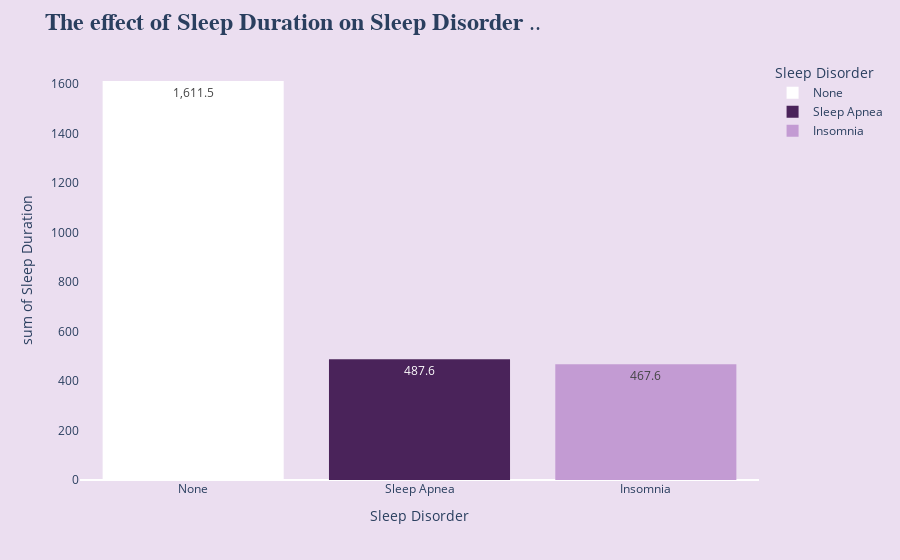

Notebook cell for this chart:
### Code cell
fig=px.histogram(sleep_data,x='Sleep Disorder',y='Sleep Duration',
                 color='Sleep Disorder',color_discrete_sequence=['white','#4A235A','#C39BD3'],
                 text_auto=True)



fig.update_layout(title='<b>The effect of Sleep Duration on Sleep Disorder</b> ..',
                  titlefont={'size': 24,'family': 'Serif'},
                  showlegend=True, 
                  paper_bgcolor='#EBDEF0',
                  plot_bgcolor='#EBDEF0')



fig.update_yaxes(showgrid=False)




fig.show()

### Figure 1 — Plotly figure (JSON) as saved in the notebook; plotly's stock layout.template omitted (floating-point values rounded to 4 significant figures; data arrays with more than 128 entries replaced by an {"elided": "..."} marker saying what was removed)
{"data": [{"alignmentgroup": "True", "bingroup": "x", "histfunc": "sum", "hovertemplate": "Sleep Disorder=%{x}<br>sum of Sleep Duration=%{y}<extra></extra>", "legendgroup": "None", "marker": {"color": "white", "pattern": {"shape": ""}}, "name": "None", "offsetgroup": "None", "orientation": "v", "showlegend": true, "texttemplate": "%{value}", "type": "histogram", "x": {"elided": "219 str values"}, "xaxis": "x", "y": {"elided": "219 float values"}, "yaxis": "y"}, {"alignmentgroup": "True", "bingroup": "x", "histfunc": "sum", "hovertemplate": "Sleep Disorder=%{x}<br>sum of Sleep Duration=%{y}<extra></extra>", "legendgroup": "Sleep Apnea", "marker": {"color": "#4A235A", "pattern": {"shape": ""}}, "name": "Sleep Apnea", "offsetgroup": "Sleep Apnea", "orientation": "v", "showlegend": true, "texttemplate": "%{value}", "type": "histogram", "x": ["Sleep Apnea", "Sleep Apnea", "Sleep Apnea", "Sleep Apnea", "Sleep Apnea", "Sleep Apnea", "Sleep Apnea", "Sleep Apnea", "Sleep Apnea", "Sleep Apnea", "Sleep Apnea", "Sleep Apnea", "Sleep Apnea", "Sleep Apnea", "Sleep Apnea", "Sleep Apnea", "Sleep Apnea", "Sleep Apnea", "Sleep Apnea", "Sleep Apnea", "Sleep Apnea", "Sleep Apnea", "Sleep Apnea", "Sleep Apnea", "Sleep Apnea", "Sleep Apnea", "Sleep Apnea", "Sleep Apnea", "Sleep Apnea", "Sleep Apnea", "Sleep Apnea", "Sleep Apnea", "Sleep Apnea", "Sleep Apnea", "Sleep Apnea", "Sleep Apnea", "Sleep Apnea", "Sleep Apnea", "Sleep Apnea", "Sleep Apnea", "Sleep Apnea", "Sleep Apnea", "Sleep Apnea", "Sleep Apnea", "Sleep Apnea", "Sleep Apnea", "Sleep Apnea", "Sleep Apnea", "Sleep Apnea", "Sleep Apnea", "Sleep Apnea", "Sleep Apnea", "Sleep Apnea", "Sleep Apnea", "Sleep Apnea", "Sleep Apnea", "Sleep Apnea", "Sleep Apnea", "Sleep Apnea", "Sleep Apnea", "Sleep Apnea", "Sleep Apnea", "Sleep Apnea", "Sleep Apnea", "Sleep Apnea", "Sleep Apnea", "Sleep Apnea", "Sleep Apnea", "Sleep Apnea"], "xaxis": "x", "y": [6, 6.4, 7.7, 6.6, 7.2, 7.1, 6.8, 6.8, 7.8, 6.5, 5.9, 6, 6.1, 6.1, 6.1, 6.1, 6.2, 6.2, 6.2, 6.1, 6, 6, 6, 6, 6, 6, 6, 6.1, 6, 6.1, 6.1, 6, 6.1, 6, 6.1, 6.1, 6, 6.1, 6.1, 8.1, 8.1, 8.2, 8.2, 8.2, 8.2, 8.2, 8.1, 8.1, 8.1, 8, 8, 8, 8, 8, 8, 8.2, 8.2, 8.2, 8.2, 8, 8, 8.1, 8, 8.1, 8.1, 8, 8.1, 8.1, 8.1], "yaxis": "y"}, {"alignmentgroup": "True", "bingroup": "x", "histfunc": "sum", "hovertemplate": "Sleep Disorder=%{x}<br>sum of Sleep Duration=%{y}<extra></extra>", "legendgroup": "Insomnia", "marker": {"color": "#C39BD3", "pattern": {"shape": ""}}, "name": "Insomnia", "offsetgroup": "Insomnia", "orientation": "v", "showlegend": true, "texttemplate": "%{value}", "type": "histogram", "x": ["Insomnia", "Insomnia", "Insomnia", "Insomnia", "Insomnia", "Insomnia", "Insomnia", "Insomnia", "Insomnia", "Insomnia", "Insomnia", "Insomnia", "Insomnia", "Insomnia", "Insomnia", "Insomnia", "Insomnia", "Insomnia", "Insomnia", "Insomnia", "Insomnia", "Insomnia", "Insomnia", "Insomnia", "Insomnia", "Insomnia", "Insomnia", "Insomnia", "Insomnia", "Insomnia", "Insomnia", "Insomnia", "Insomnia", "Insomnia", "Insomnia", "Insomnia", "Insomnia", "Insomnia", "Insomnia", "Insomnia", "Insomnia", "Insomnia", "Insomnia", "Insomnia", "Insomnia", "Insomnia", "Insomnia", "Insomnia", "Insomnia", "Insomnia", "Insomnia", "Insomnia", "Insomnia", "Insomnia", "Insomnia", "Insomnia", "Insomnia", "Insomnia", "Insomnia", "Insomnia", "Insomnia", "Insomnia", "Insomnia", "Insomnia", "Insomnia", "Insomnia", "Insomnia", "Insomnia", "Insomnia", "Insomnia", "Insomnia"], "xaxis": "x", "y": [6.4, 6, 7.2, 6.6, 7.2, 7.6, 6.5, 6.7, 6.3, 6.7, 6.5, 6.7, 6.4, 6.5, 6.5, 6.5, 6.5, 6.5, 6.5, 6.5, 6.5, 6.5, 7.8, 7.8, 6.6, 6.4, 6.3, 6.4, 6.6, 6.3, 6.6, 6.3, 6.6, 6.3, 6.6, 6.3, 6.6, 6.3, 6.6, 6.3, 6.4, 6.5, 6.3, 6.4, 6.5, 6.3, 6.4, 6.5, 6.3, 6.5, 6.3, 6.8, 6.8, 6.8, 6.5, 6.5, 6.5, 6.5, 6.6, 6.6, 6.6, 6.6, 6.6, 6.1, 6.5, 6.5, 6.6, 6.6, 6.6, 6.6, 8.3], "yaxis": "y"}], "layout": {"barmode": "relative", "legend": {"title": {"text": "Sleep Disorder"}, "tracegroupgap": 0}, "margin": {"t": 60}, "paper_bgcolor": "#EBDEF0", "plot_bgcolor": "#EBDEF0", "showlegend": true, "title": {"font": {"family": "Serif", "size": 24}, "text": "<b>The effect of Sleep Duration on Sleep Disorder</b> .."}, "xaxis": {"anchor": "y", "categoryarray": ["None", "Sleep Apnea", "Insomnia"], "categoryorder": "array", "domain": [0, 1], "title": {"text": "Sleep Disorder"}}, "yaxis": {"anchor": "x", "domain": [0, 1], "showgrid": false, "title": {"text": "sum of Sleep Duration"}}}}
